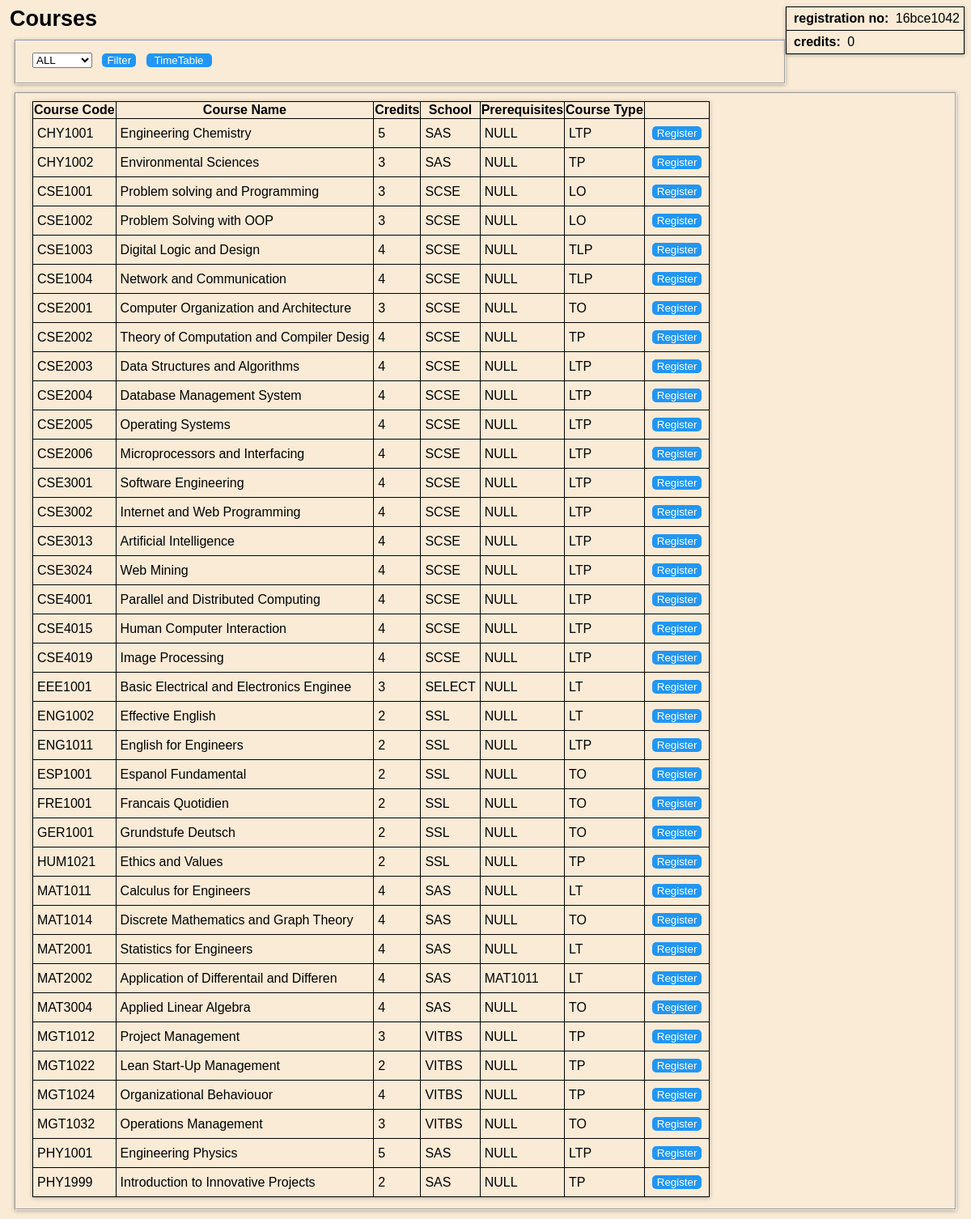
Screenshot of /courses.php (signed in) with the database file from the repository.
### tables this page shows
CREATE TABLE `student` (
  `name` varchar(30) DEFAULT NULL,
  `regno` varchar(9) NOT NULL,
  `email` varchar(30) DEFAULT NULL,
  `pass` varchar(15) DEFAULT NULL,
  `credits` int(11) NOT NULL DEFAULT '0',
  `class` varchar(100) NOT NULL
);

CREATE TABLE `courses` (
  `code` varchar(7) NOT NULL,
  `course_name` varchar(40) DEFAULT NULL,
  `credits` int(11) DEFAULT NULL,
  `school` varchar(6) DEFAULT NULL,
  `prereq` varchar(10) DEFAULT NULL,
  `type` varchar(3) DEFAULT NULL
);

### courses.php (the view, shortened to what this page needs)
<?php
  $db=mysqli_connect('localhost','root','','courseReg') or die("Connection failed");
?>
<html>
  <head>
  </head>
  <body>
    <span id="heading">Courses</span>
    <?php
      $cred="select credits from student where regno='".$_SESSION["REG"]."';";
      $creds=mysqli_query($db,$cred);
      $result1=mysqli_fetch_array($creds);
      echo "<table id='det'>";
      echo "<tr> <td> <b>registration no:</b> ".$_SESSION["REG"]."</td></tr>";
      echo "<tr> <td> <b>credits:</b> ".$result1['credits']."</td></tr>";
      echo "</table>";
    ?>
    <fieldset>
    <form method="post" action="courses.php">
      <select name='filter'>
        <option  value="ALL">ALL</option>
      </select>
      <input type="Submit" value='Filter'>
      <button type="submit"><a href="time.php">TimeTable</a></button>
    </form>
  </fieldset>
  <fieldset>
    <form method="get" action="register.php">
      <table>
        <tr>
          <th>Course Code</th>
          <th>Course Name</th>
          <th>Credits</th>
          <th>School</th>
          <th>Prerequisites</th>
          <th>Course Type</th>
          <th></th>
        </tr>
        <?php
        $filter="";
        if($filter=="ALL" || !isset($_POST['filter']))
          $query="SELECT * FROM courses;";
        else
          $query="SELECT * FROM courses WHERE school='".$_POST['filter']."';";
        mysqli_query($db,$query);
        $result=mysqli_query($db,$query);
        while($row=mysqli_fetch_array($result)){
          echo '<tr>';
          echo '<td>'.$row['code'].'</td>';
          echo '<td>'.$row['course_name'].'</td>';
          echo '<td>'.$row['credits'].'</td>';
          echo '<td>'.$row['school'].'</td>';
          echo '<td>'.$row['prereq'].'</td>';
          echo '<td>'.$row['type'].'</td>';
          echo "<td> <button type='submit' name='CourseName' value=".$row['code'].">Register</button></td>";
          echo '</tr>';
        }
        echo '</table>';
        ?>
      </form>
    </fieldset>
    </body>
  </html>

### courses.php (style rules this page uses)
* { margin:4px; }
body { font-family:sans-serif; background-color: #faebd7; }
table { border-collapse: collapse; box-shadow: 0px 1px 5px rgba(0, 0, 0, 0.3); }
tr,td,th { border-style:solid; border-width: thin; }
#heading { font-weight: bolder; font-size: 27px; }
input, button { background: #2196F3; border: none; left: 0; color: #fff; bottom: 0; border: 0px solid rgba(0, 0, 0, 0.1); border-radius:5px; transform: rotateZ(0deg); transition: all 0.1s ease-out; }
fieldset { box-shadow: 0px 1px 5px rgba(0, 0, 0, 0.3); margin:10px; }
#det { box-shadow: 0px 1px 5px rgba(0, 0, 0, 0.3); margin:0px; float: right; }
td { padding: 5px; }
a { color:#fff; text-decoration: none; }

### rows the page displays
student: credits "0"
courses: code "CHY1001", course_name "Engineering Chemistry", credits "5", school "SAS", prereq "NULL", type "LTP"
courses: code "CHY1002", course_name "Environmental Sciences", credits "3", school "SAS", prereq "NULL", type "TP"
courses: code "CSE1001", course_name "Problem solving and Programming", credits "3", school "SCSE", prereq "NULL", type "LO"
courses: code "CSE1002", course_name "Problem Solving with OOP", credits "3", school "SCSE", prereq "NULL", type "LO"
courses: code "CSE1003", course_name "Digital Logic and Design", credits "4", school "SCSE", prereq "NULL", type "TLP"
courses: code "CSE1004", course_name "Network and Communication", credits "4", school "SCSE", prereq "NULL", type "TLP"
courses: code "CSE2001", course_name "Computer Organization and Architecture", credits "3", school "SCSE", prereq "NULL", type "TO"
courses: code "CSE2002", course_name "Theory of Computation and Compiler Desig", credits "4", school "SCSE", prereq "NULL", type "TP"
courses: code "CSE2003", course_name "Data Structures and Algorithms", credits "4", school "SCSE", prereq "NULL", type "LTP"
courses: code "CSE2004", course_name "Database Management System", credits "4", school "SCSE", prereq "NULL", type "LTP"
courses: code "CSE2005", course_name "Operating Systems", credits "4", school "SCSE", prereq "NULL", type "LTP"
courses: code "CSE2006", course_name "Microprocessors and Interfacing", credits "4", school "SCSE", prereq "NULL", type "LTP"
courses: code "CSE3001", course_name "Software Engineering", credits "4", school "SCSE", prereq "NULL", type "LTP"
courses: code "CSE3002", course_name "Internet and Web Programming", credits "4", school "SCSE", prereq "NULL", type "LTP"
courses: code "CSE3013", course_name "Artificial Intelligence", credits "4", school "SCSE", prereq "NULL", type "LTP"
courses: code "CSE3024", course_name "Web Mining", credits "4", school "SCSE", prereq "NULL", type "LTP"
courses: code "CSE4001", course_name "Parallel and Distributed Computing", credits "4", school "SCSE", prereq "NULL", type "LTP"
courses: code "CSE4015", course_name "Human Computer Interaction", credits "4", school "SCSE", prereq "NULL", type "LTP"
courses: code "CSE4019", course_name "Image Processing", credits "4", school "SCSE", prereq "NULL", type "LTP"
courses: code "EEE1001", course_name "Basic Electrical and Electronics Enginee", credits "3", school "SELECT", prereq "NULL", type "LT"
courses: code "ENG1002", course_name "Effective English", credits "2", school "SSL", prereq "NULL", type "LT"
courses: code "ENG1011", course_name "English for Engineers", credits "2", school "SSL", prereq "NULL", type "LTP"
courses: code "ESP1001", course_name "Espanol Fundamental", credits "2", school "SSL", prereq "NULL", type "TO"
courses: code "FRE1001", course_name "Francais Quotidien", credits "2", school "SSL", prereq "NULL", type "TO"
courses: code "GER1001", course_name "Grundstufe Deutsch", credits "2", school "SSL", prereq "NULL", type "TO"
courses: code "HUM1021", course_name "Ethics and Values", credits "2", school "SSL", prereq "NULL", type "TP"
courses: code "MAT1011", course_name "Calculus for Engineers", credits "4", school "SAS", prereq "NULL", type "LT"
courses: code "MAT1014", course_name "Discrete Mathematics and Graph Theory", credits "4", school "SAS", prereq "NULL", type "TO"
courses: code "MAT2001", course_name "Statistics for Engineers", credits "4", school "SAS", prereq "NULL", type "LT"
courses: code "MAT2002", course_name "Application of Differentail and Differen", credits "4", school "SAS", prereq "MAT1011", type "LT"
courses: code "MAT3004", course_name "Applied Linear Algebra", credits "4", school "SAS", prereq "NULL", type "TO"
courses: code "MGT1012", course_name "Project Management", credits "3", school "VITBS", prereq "NULL", type "TP"
courses: code "MGT1022", course_name "Lean Start-Up Management", credits "2", school "VITBS", prereq "NULL", type "TP"
courses: code "MGT1024", course_name "Organizational Behaviouor", credits "4", school "VITBS", prereq "NULL", type "TP"
courses: code "MGT1032", course_name "Operations Management", credits "3", school "VITBS", prereq "NULL", type "TO"
courses: code "PHY1001", course_name "Engineering Physics", credits "5", school "SAS", prereq "NULL", type "LTP"
courses: code "PHY1999", course_name "Introduction to Innovative Projects", credits "2", school "SAS", prereq "NULL", type "TP"

### other values shown
$_SESSION["REG"] "16bce1042"
